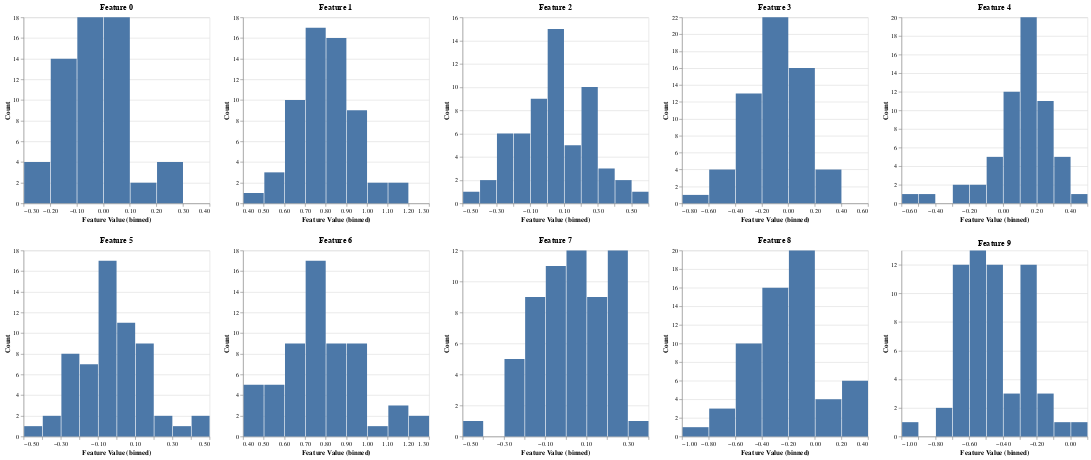

Notebook cell for this chart:
### Code cell
#Visualize distribution of each feature.

#feature 1
feat1 = df[df['FeatureIndex']==0]
chart1 = alt.Chart(feat1, title="TITLE KYNA").encode(
    alt.X('OutputValue', bin=True),
    y='count()'
).mark_bar()

chart1

import altair as alt


# Create a dictionary to store the charts
charts = {}

# Iterate over unique values in the 'OutputIndex' column
for output_index in df['FeatureIndex'].unique():
    # Filter DataFrame for the specific feature
    feat_data = df[df['FeatureIndex'] == output_index]

    # Create a chart for the feature
    chart = alt.Chart(feat_data, title=f"Feature {output_index}").encode(
        alt.X('FeatureValue', bin=True).title("Feature Value (binned)"),#.scale(domain = (-2,2)),
        alt.Y('count()').title("Count")
    ).mark_bar()

    # Store the chart in the dictionary
    charts[f'chart{output_index}'] = chart

(charts['chart0']|charts['chart1']|charts['chart2']|charts['chart3']|charts['chart4'])&(charts['chart5']|charts['chart6']|charts['chart7']|charts['chart8']|charts['chart9'])


#or can plot featurex vs featurey matrix with colour as classification
